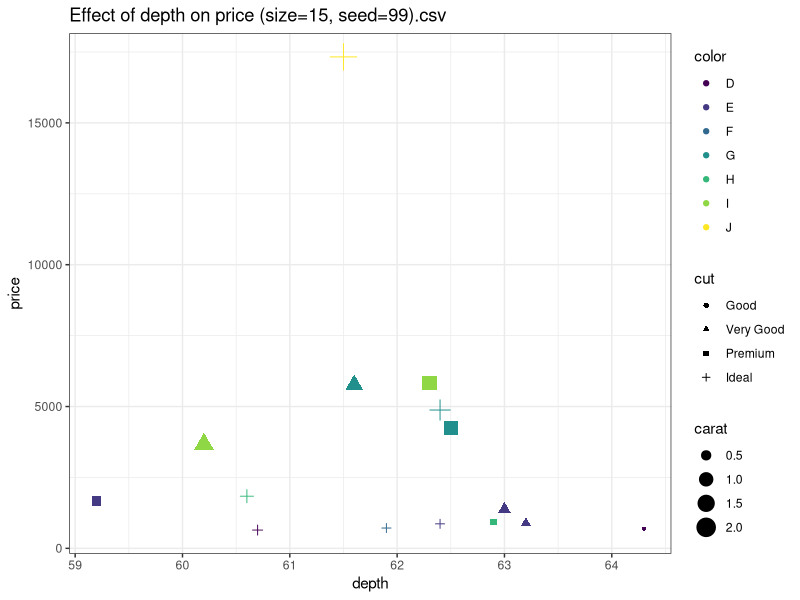

The R script that drew this image:
# auto_report_code1.R

library(tidyverse)
library(stringr)
library(data.table)
# library(ggplot2)

dt <- ggplot2::diamonds %>% setDT %>% .[order(get("price"))] %>% setcolorder("price"); dt

SAMPLE_SIZE = 15
RANDOM_SEED = 99; set.seed(RANDOM_SEED)

dt1 <- dt[sample(.N, SAMPLE_SIZE)] [order(get("price"))]; dt1

strTitle <- sprintf("Effect of depth on price (size=%02g, seed=%02g).csv", SAMPLE_SIZE, RANDOM_SEED)

fwrite(dt1, strTitle)


ggplot(dt1) + theme_bw() +
  geom_point(aes_string(x="depth", y="price",col="color", size="carat", shape="cut")) +
  labs(title = strTitle)


